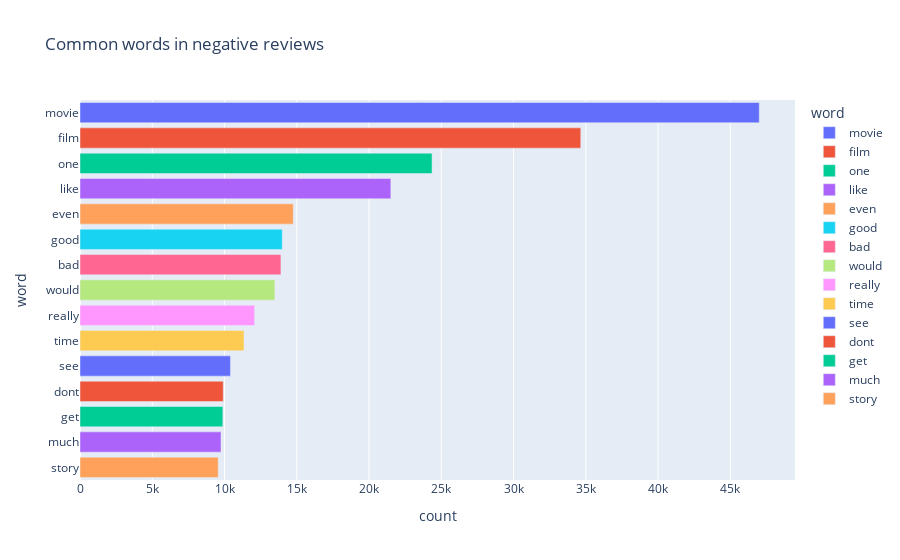

Notebook code cell kept with this figure:
### Code cell
px.bar(neg_words, x='count', y='word', title='Common words in negative reviews', color = 'word')

### Figure 1 — Plotly figure (JSON) as saved in the notebook; plotly's stock layout.template omitted (floating-point values rounded to 4 significant figures)
{"data": [{"alignmentgroup": "True", "hovertemplate": "word=%{y}<br>count=%{x}<extra></extra>", "legendgroup": "movie", "marker": {"color": "#636efa", "pattern": {"shape": ""}}, "name": "movie", "offsetgroup": "movie", "orientation": "h", "showlegend": true, "textposition": "auto", "type": "bar", "x": [47001], "xaxis": "x", "y": ["movie"], "yaxis": "y"}, {"alignmentgroup": "True", "hovertemplate": "word=%{y}<br>count=%{x}<extra></extra>", "legendgroup": "film", "marker": {"color": "#EF553B", "pattern": {"shape": ""}}, "name": "film", "offsetgroup": "film", "orientation": "h", "showlegend": true, "textposition": "auto", "type": "bar", "x": [34651], "xaxis": "x", "y": ["film"], "yaxis": "y"}, {"alignmentgroup": "True", "hovertemplate": "word=%{y}<br>count=%{x}<extra></extra>", "legendgroup": "one", "marker": {"color": "#00cc96", "pattern": {"shape": ""}}, "name": "one", "offsetgroup": "one", "orientation": "h", "showlegend": true, "textposition": "auto", "type": "bar", "x": [24361], "xaxis": "x", "y": ["one"], "yaxis": "y"}, {"alignmentgroup": "True", "hovertemplate": "word=%{y}<br>count=%{x}<extra></extra>", "legendgroup": "like", "marker": {"color": "#ab63fa", "pattern": {"shape": ""}}, "name": "like", "offsetgroup": "like", "orientation": "h", "showlegend": true, "textposition": "auto", "type": "bar", "x": [21508], "xaxis": "x", "y": ["like"], "yaxis": "y"}, {"alignmentgroup": "True", "hovertemplate": "word=%{y}<br>count=%{x}<extra></extra>", "legendgroup": "even", "marker": {"color": "#FFA15A", "pattern": {"shape": ""}}, "name": "even", "offsetgroup": "even", "orientation": "h", "showlegend": true, "textposition": "auto", "type": "bar", "x": [14759], "xaxis": "x", "y": ["even"], "yaxis": "y"}, {"alignmentgroup": "True", "hovertemplate": "word=%{y}<br>count=%{x}<extra></extra>", "legendgroup": "good", "marker": {"color": "#19d3f3", "pattern": {"shape": ""}}, "name": "good", "offsetgroup": "good", "orientation": "h", "showlegend": true, "textposition": "auto", "type": "bar", "x": [13995], "xaxis": "x", "y": ["good"], "yaxis": "y"}, {"alignmentgroup": "True", "hovertemplate": "word=%{y}<br>count=%{x}<extra></extra>", "legendgroup": "bad", "marker": {"color": "#FF6692", "pattern": {"shape": ""}}, "name": "bad", "offsetgroup": "bad", "orientation": "h", "showlegend": true, "textposition": "auto", "type": "bar", "x": [13903], "xaxis": "x", "y": ["bad"], "yaxis": "y"}, {"alignmentgroup": "True", "hovertemplate": "word=%{y}<br>count=%{x}<extra></extra>", "legendgroup": "would", "marker": {"color": "#B6E880", "pattern": {"shape": ""}}, "name": "would", "offsetgroup": "would", "orientation": "h", "showlegend": true, "textposition": "auto", "type": "bar", "x": [13482], "xaxis": "x", "y": ["would"], "yaxis": "y"}, {"alignmentgroup": "True", "hovertemplate": "word=%{y}<br>count=%{x}<extra></extra>", "legendgroup": "really", "marker": {"color": "#FF97FF", "pattern": {"shape": ""}}, "name": "really", "offsetgroup": "really", "orientation": "h", "showlegend": true, "textposition": "auto", "type": "bar", "x": [12084], "xaxis": "x", "y": ["really"], "yaxis": "y"}, {"alignmentgroup": "True", "hovertemplate": "word=%{y}<br>count=%{x}<extra></extra>", "legendgroup": "time", "marker": {"color": "#FECB52", "pattern": {"shape": ""}}, "name": "time", "offsetgroup": "time", "orientation": "h", "showlegend": true, "textposition": "auto", "type": "bar", "x": [11349], "xaxis": "x", "y": ["time"], "yaxis": "y"}, {"alignmentgroup": "True", "hovertemplate": "word=%{y}<br>count=%{x}<extra></extra>", "legendgroup": "see", "marker": {"color": "#636efa", "pattern": {"shape": ""}}, "name": "see", "offsetgroup": "see", "orientation": "h", "showlegend": true, "textposition": "auto", "type": "bar", "x": [10412], "xaxis": "x", "y": ["see"], "yaxis": "y"}, {"alignmentgroup": "True", "hovertemplate": "word=%{y}<br>count=%{x}<extra></extra>", "legendgroup": "dont", "marker": {"color": "#EF553B", "pattern": {"shape": ""}}, "name": "dont", "offsetgroup": "dont", "orientation": "h", "showlegend": true, "textposition": "auto", "type": "bar", "x": [9912], "xaxis": "x", "y": ["dont"], "yaxis": "y"}, {"alignmentgroup": "True", "hovertemplate": "word=%{y}<br>count=%{x}<extra></extra>", "legendgroup": "get", "marker": {"color": "#00cc96", "pattern": {"shape": ""}}, "name": "get", "offsetgroup": "get", "orientation": "h", "showlegend": true, "textposition": "auto", "type": "bar", "x": [9884], "xaxis": "x", "y": ["get"], "yaxis": "y"}, {"alignmentgroup": "True", "hovertemplate": "word=%{y}<br>count=%{x}<extra></extra>", "legendgroup": "much", "marker": {"color": "#ab63fa", "pattern": {"shape": ""}}, "name": "much", "offsetgroup": "much", "orientation": "h", "showlegend": true, "textposition": "auto", "type": "bar", "x": [9758], "xaxis": "x", "y": ["much"], "yaxis": "y"}, {"alignmentgroup": "True", "hovertemplate": "word=%{y}<br>count=%{x}<extra></extra>", "legendgroup": "story", "marker": {"color": "#FFA15A", "pattern": {"shape": ""}}, "name": "story", "offsetgroup": "story", "orientation": "h", "showlegend": true, "textposition": "auto", "type": "bar", "x": [9563], "xaxis": "x", "y": ["story"], "yaxis": "y"}], "layout": {"barmode": "relative", "legend": {"title": {"text": "word"}, "tracegroupgap": 0}, "title": {"text": "Common words in negative reviews"}, "xaxis": {"anchor": "y", "domain": [0, 1], "title": {"text": "count"}}, "yaxis": {"anchor": "x", "categoryarray": ["story", "much", "get", "dont", "see", "time", "really", "would", "bad", "good", "even", "like", "one", "film", "movie"], "categoryorder": "array", "domain": [0, 1], "title": {"text": "word"}}}}
